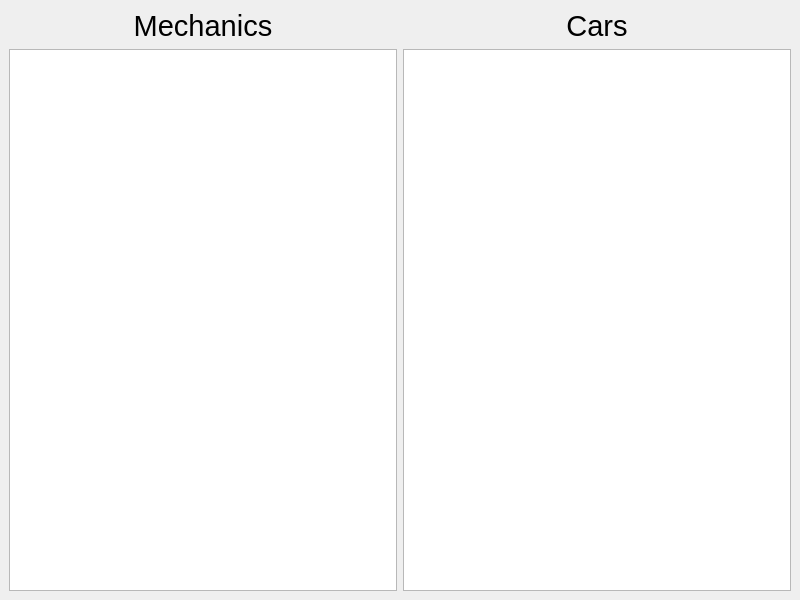
<?xml version="1.0" encoding="UTF-8"?>
<ui version="4.0">
 <class>CompanyStateWindow</class>
 <widget class="QMainWindow" name="CompanyStateWindow">
  <property name="geometry">
   <rect>
    <x>0</x>
    <y>0</y>
    <width>800</width>
    <height>600</height>
   </rect>
  </property>
  <property name="minimumSize">
   <size>
    <width>800</width>
    <height>600</height>
   </size>
  </property>
  <property name="windowTitle">
   <string>Company State</string>
  </property>
  <widget class="QWidget" name="centralwidget">
   <layout class="QGridLayout" name="gridLayout">
    <item row="1" column="0">
     <widget class="QLabel" name="label">
      <property name="font">
       <font>
        <pointsize>22</pointsize>
       </font>
      </property>
      <property name="text">
       <string>Mechanics</string>
      </property>
      <property name="alignment">
       <set>Qt::AlignCenter</set>
      </property>
     </widget>
    </item>
    <item row="2" column="0">
     <widget class="QTableWidget" name="mechanicTable"/>
    </item>
    <item row="2" column="1">
     <widget class="QTableWidget" name="carsTable"/>
    </item>
    <item row="1" column="1">
     <widget class="QLabel" name="label_2">
      <property name="font">
       <font>
        <pointsize>22</pointsize>
       </font>
      </property>
      <property name="text">
       <string>Cars</string>
      </property>
      <property name="alignment">
       <set>Qt::AlignCenter</set>
      </property>
     </widget>
    </item>
   </layout>
  </widget>
 </widget>
 <resources/>
 <connections/>
</ui>
